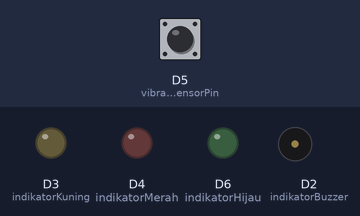
Simulated run of this sketch. Board: ESP8266 (NodeMCU). On the bench: output pins drawn as LEDs (lit = HIGH), buzzer (waves = sounding). Inputs (shaded band) come from the test bench; at power-on: D5 (vibrationSensorPin) LOW. WiFi joins after 1.5 s; servers stay silent unless stated; pins used as bus, display or sensor lines are not drawn; what the sketch prints to the serial monitor is not drawn.

Above: at 2.7 s.
2.8 s: D5 (vibrationSensorPin) pulsed HIGH 5 times (0.12 s each, 0.3 s apart)
At 4.0 s:
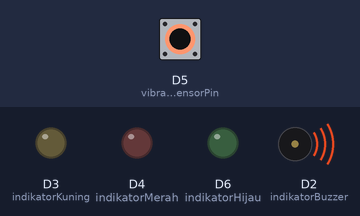
Timing chart, 0 to 6.2 s (numbered marks = the images above; inputs shaded):
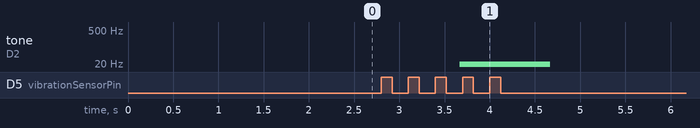

The sketch:

Sumber_Code___Group_6__.ino
```cpp
#include <ESP8266WiFi.h>         // Tensilica 32-bit RISC CPU Xtensa LX106
#include <FirebaseArduino.h>      // IC CP2102.

#define FIREBASE_HOST "tubes-iotxmicro.firebaseio.com"
#define FIREBASE_AUTH "oO3HeiVUxdKZsu6JAVD0tXgxi79EL2XHKg8pRkhZ"
#define WIFI_SSID "TELEKOMUNIKASI"
#define WIFI_PASSWORD "d3tt4203"

int vibrationSensorPin = D5;
int indikatorHijau = D6;
int indikatorMerah = D4;
int indikatorBuzzer = D2;
int indikatorKuning = D3;

long earthquake(){
  long measurement = pulseIn (vibrationSensorPin, HIGH);
  return measurement;
}

void setup() {
  Serial.begin(9600);
  pinMode(vibrationSensorPin, INPUT);
  pinMode(indikatorHijau, OUTPUT);
  pinMode(indikatorMerah, OUTPUT);
  pinMode(indikatorBuzzer, OUTPUT);
  pinMode(indikatorKuning, OUTPUT);

  WiFi.begin(WIFI_SSID, WIFI_PASSWORD);
  Serial.print("connecting");
  while (WiFi.status() != WL_CONNECTED) {
    Serial.print(".");
    delay(500);
  }
  Serial.println();
  Serial.print("connected: ");
  Serial.println(WiFi.localIP());
  Firebase.begin(FIREBASE_HOST, FIREBASE_AUTH);
}

void aman(){
  tone(indikatorBuzzer, 3);
  delay(1000);
  noTone(indikatorBuzzer);
  delay(200);
}

void siaga(){
  tone(indikatorBuzzer, 5);
  delay(1000);
  noTone(indikatorBuzzer);
  delay(200);
}

void awas(){
  tone(indikatorBuzzer, 7);
  delay(1000);
  noTone(indikatorBuzzer);
  delay(200);
}


void loop() {
  long g = earthquake();
  Firebase.setInt ("/Monitoring/gempa",g);
  if (g > 25000) {
    digitalWrite(indikatorHijau, LOW);
    digitalWrite(indikatorMerah, LOW);
    digitalWrite(indikatorBuzzer, HIGH);
    digitalWrite(indikatorKuning, LOW);
    Serial.print("Terdapat Getaran = ");
    Serial.println(g);
    Serial.println("Status : Besar (AWAS)");
    Serial.println();
    return awas();
    delay(500);
  }
  else if  (g > 15000) {
    digitalWrite(indikatorHijau, LOW);
    digitalWrite(indikatorMerah, LOW);
    digitalWrite(indikatorBuzzer, HIGH);
    digitalWrite(indikatorKuning, HIGH);
    Serial.print("Terdapat Getaran = ");
    Serial.println(g);
    Serial.println("Status : Sedang (SIAGA)");
    Serial.println();
    return siaga();
    delay(500);
  }
  else if  (g > 5000){
    digitalWrite(indikatorHijau, HIGH);
    digitalWrite(indikatorMerah, LOW);
    digitalWrite(indikatorBuzzer, HIGH);
    digitalWrite(indikatorKuning, LOW);
    Serial.print("Terdapat Getaran = ");
    Serial.println(g);
    Serial.println("Status : Kecil (AMAN)");
    Serial.println();
    return aman();
    delay(500);
  }
  else if  (g < 5000){
    digitalWrite(indikatorBuzzer, LOW);
    digitalWrite(indikatorHijau, LOW);
    digitalWrite(indikatorMerah, LOW);
    digitalWrite(indikatorKuning, LOW);
    Serial.print("Terdapat Getaran = ");
    Serial.println(g);
    Serial.println("Status : Tidak Terdapat Getaran ! ( belum memenuhi )");
    Serial.println();
    delay(500);
  }
}
```

Measured:
- after the input at 2.8 s, tone on D2 (indikatorBuzzer): silent → 7 Hz after 0.87 s, → silent 1.0 s later
